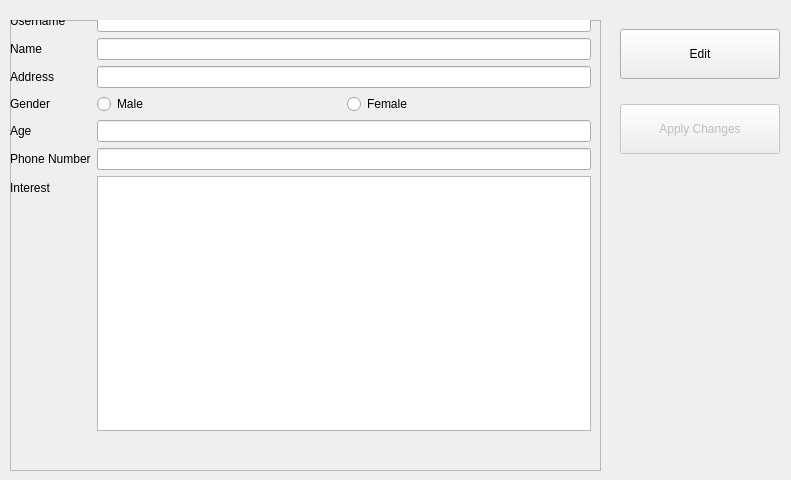
      <widget class="QWidget" name="user_profile_tab">
       <attribute name="title">
        <string>User Profile</string>
       </attribute>
       <widget class="QFrame" name="frame_user_profile">
        <property name="geometry">
         <rect>
          <x>10</x>
          <y>20</y>
          <width>591</width>
          <height>451</height>
         </rect>
        </property>
        <property name="styleSheet">
         <string/>
        </property>
        <property name="frameShape">
         <enum>QFrame::StyledPanel</enum>
        </property>
        <property name="frameShadow">
         <enum>QFrame::Raised</enum>
        </property>
        <widget class="QWidget" name="formLayoutWidget_3">
         <property name="geometry">
          <rect>
           <x>-10</x>
           <y>-20</y>
           <width>591</width>
           <height>441</height>
          </rect>
         </property>
         <property name="styleSheet">
          <string/>
         </property>
         <layout class="QFormLayout" name="Form_profile_user">
          <property name="leftMargin">
           <number>10</number>
          </property>
          <property name="topMargin">
           <number>10</number>
          </property>
          <property name="bottomMargin">
           <number>10</number>
          </property>
          <item row="0" column="0">
           <widget class="QLabel" name="Label_username_profile_user">
            <property name="sizePolicy">
             <sizepolicy hsizetype="Expanding" vsizetype="Expanding">
              <horstretch>0</horstretch>
              <verstretch>0</verstretch>
             </sizepolicy>
            </property>
            <property name="styleSheet">
             <string notr="true"/>
            </property>
            <property name="text">
             <string>Username</string>
            </property>
           </widget>
          </item>
          <item row="0" column="1">
           <widget class="QLineEdit" name="Line_username_profile_user">
            <property name="styleSheet">
             <string notr="true"/>
            </property>
           </widget>
          </item>
          <item row="1" column="0">
           <widget class="QLabel" name="Label_name_profile_user">
            <property name="sizePolicy">
             <sizepolicy hsizetype="Expanding" vsizetype="Expanding">
              <horstretch>0</horstretch>
              <verstretch>0</verstretch>
             </sizepolicy>
            </property>
            <property name="styleSheet">
             <string notr="true"/>
            </property>
            <property name="text">
             <string>Name</string>
            </property>
           </widget>
          </item>
          <item row="1" column="1">
           <widget class="QLineEdit" name="Line_name_profile_user">
            <property name="styleSheet">
             <string notr="true"/>
            </property>
           </widget>
          </item>
          <item row="2" column="0">
           <widget class="QLabel" name="Label_address_profile_user">
            <property name="sizePolicy">
             <sizepolicy hsizetype="Expanding" vsizetype="Expanding">
              <horstretch>0</horstretch>
              <verstretch>0</verstretch>
             </sizepolicy>
            </property>
            <property name="styleSheet">
             <string notr="true"/>
            </property>
            <property name="text">
             <string>Address</string>
            </property>
           </widget>
          </item>
          <item row="2" column="1">
           <widget class="QLineEdit" name="Line_address_profile_user">
            <property name="styleSheet">
             <string notr="true"/>
            </property>
           </widget>
          </item>
          <item row="3" column="0">
           <widget class="QLabel" name="Label_gender_profile_user">
            <property name="sizePolicy">
             <sizepolicy hsizetype="Expanding" vsizetype="Expanding">
              <horstretch>0</horstretch>
              <verstretch>0</verstretch>
             </sizepolicy>
            </property>
            <property name="styleSheet">
             <string notr="true"/>
            </property>
            <property name="text">
             <string>Gender</string>
            </property>
           </widget>
          </item>
          <item row="3" column="1">
           <layout class="QHBoxLayout" name="Form_gender_profile_user">
            <item>
             <widget class="QRadioButton" name="Cbox_male_profile_user">
              <property name="styleSheet">
               <string notr="true"/>
              </property>
              <property name="text">
               <string>Male</string>
              </property>
             </widget>
            </item>
            <item>
             <widget class="QRadioButton" name="Cbox_female_profile_user">
              <property name="styleSheet">
               <string notr="true"/>
              </property>
              <property name="text">
               <string>Female</string>
              </property>
             </widget>
            </item>
           </layout>
          </item>
          <item row="4" column="0">
           <widget class="QLabel" name="Label_age_profile_user">
            <property name="sizePolicy">
             <sizepolicy hsizetype="Expanding" vsizetype="Expanding">
              <horstretch>0</horstretch>
              <verstretch>0</verstretch>
             </sizepolicy>
            </property>
            <property name="styleSheet">
             <string notr="true"/>
            </property>
            <property name="text">
             <string>Age</string>
            </property>
           </widget>
          </item>
          <item row="4" column="1">
           <widget class="QLineEdit" name="Line_age_profile_user">
            <property name="styleSheet">
             <string notr="true"/>
            </property>
           </widget>
          </item>
          <item row="5" column="0">
           <widget class="QLabel" name="Label_phone_number_profile_user">
            <property name="sizePolicy">
             <sizepolicy hsizetype="Expanding" vsizetype="Expanding">
              <horstretch>0</horstretch>
              <verstretch>0</verstretch>
             </sizepolicy>
            </property>
            <property name="styleSheet">
             <string notr="true"/>
            </property>
            <property name="text">
             <string>Phone Number</string>
            </property>
           </widget>
          </item>
          <item row="5" column="1">
           <widget class="QLineEdit" name="Line_phone_number_profile_user">
            <property name="styleSheet">
             <string notr="true"/>
            </property>
           </widget>
          </item>
          <item row="6" column="0">
           <widget class="QLabel" name="Label_interest_profile_user">
            <property name="styleSheet">
             <string notr="true"/>
            </property>
            <property name="text">
             <string>Interest</string>
            </property>
           </widget>
          </item>
          <item row="6" column="1">
           <widget class="QTextEdit" name="Plain_Line_interest_profile_user">
            <property name="focusPolicy">
             <enum>Qt::StrongFocus</enum>
            </property>
            <property name="contextMenuPolicy">
             <enum>Qt::DefaultContextMenu</enum>
            </property>
            <property name="toolTip">
             <string>&lt;html&gt;&lt;head/&gt;&lt;body&gt;&lt;p&gt;&lt;span style=&quot; font-size:14pt;&quot;&gt;few&lt;/span&gt;&lt;/p&gt;&lt;p&gt;&lt;br/&gt;&lt;/p&gt;&lt;/body&gt;&lt;/html&gt;</string>
            </property>
            <property name="styleSheet">
             <string notr="true"/>
            </property>
            <property name="sizeAdjustPolicy">
             <enum>QAbstractScrollArea::AdjustIgnored</enum>
            </property>
           </widget>
          </item>
         </layout>
        </widget>
       </widget>
       <widget class="QWidget" name="verticalLayoutWidget_6">
        <property name="geometry">
         <rect>
          <x>620</x>
          <y>10</y>
          <width>162</width>
          <height>164</height>
         </rect>
        </property>
        <layout class="QVBoxLayout" name="verticalLayout_6">
         <item>
          <widget class="QPushButton" name="Pbutton_profile_edit_user">
           <property name="enabled">
            <bool>true</bool>
           </property>
           <property name="minimumSize">
            <size>
             <width>160</width>
             <height>50</height>
            </size>
           </property>
           <property name="maximumSize">
            <size>
             <width>160</width>
             <height>50</height>
            </size>
           </property>
           <property name="styleSheet">
            <string notr="true"/>
           </property>
           <property name="text">
            <string>Edit</string>
           </property>
          </widget>
         </item>
         <item>
          <widget class="QPushButton" name="Pbutton_apply_edit_user">
           <property name="enabled">
            <bool>false</bool>
           </property>
           <property name="minimumSize">
            <size>
             <width>160</width>
             <height>50</height>
            </size>
           </property>
           <property name="maximumSize">
            <size>
             <width>160</width>
             <height>50</height>
            </size>
           </property>
           <property name="styleSheet">
            <string notr="true"/>
           </property>
           <property name="text">
            <string>Apply Changes</string>
           </property>
          </widget>
         </item>
        </layout>
       </widget>
      </widget>
